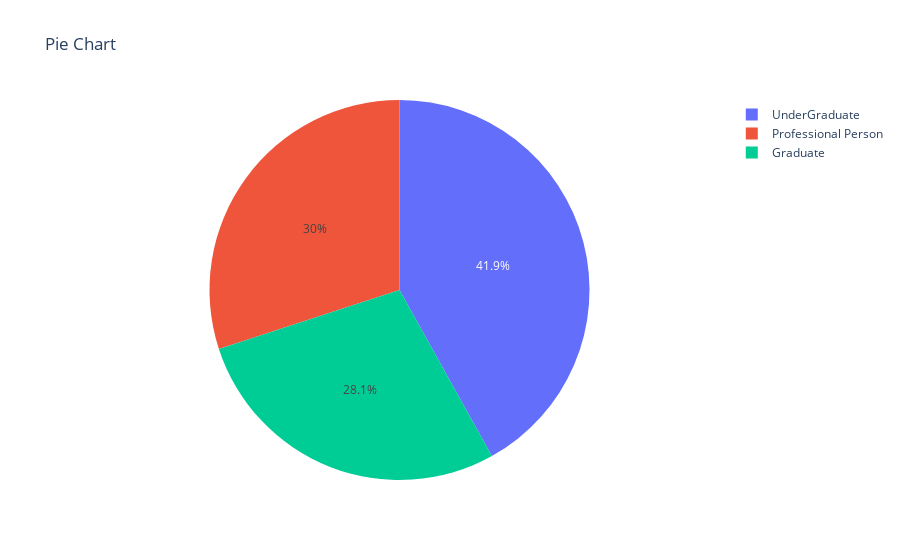

Here is the notebook cell this chart was saved with:
### Code cell
fig = ps.pie(data, values =education_dis,names = education_dis.index, title = 'Pie Chart')
fig.show()

### Figure 1 — Plotly figure (JSON) as saved in the notebook; plotly's stock layout.template omitted (floating-point values rounded to 4 significant figures)
{"data": [{"domain": {"x": [0, 1], "y": [0, 1]}, "hovertemplate": "label=%{label}<br>value=%{value}<extra></extra>", "labels": ["Graduate", "Professional Person", "UnderGraduate"], "legendgroup": "", "name": "", "showlegend": true, "type": "pie", "values": [1403, 1501, 2096]}], "layout": {"legend": {"tracegroupgap": 0}, "title": {"text": "Pie Chart"}}}
